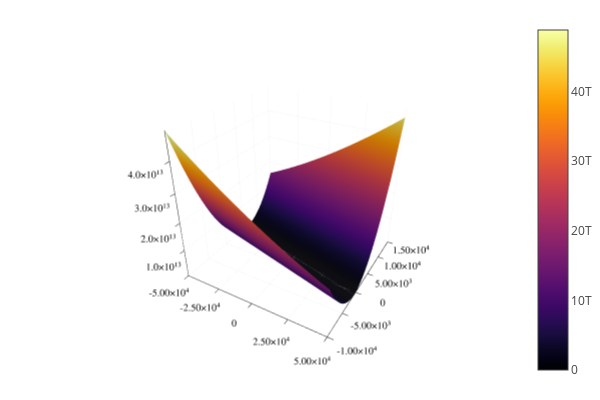

The notebook cell this image was saved under:
### Markdown cell above
Plot the **objective function**:

### Code cell
using Plots

function f(x,y) 
    sum((A[:,1]*x+A[:,2]*y-b)*transpose((A[:,1]*x+A[:,2]*y-b)))
end
plotlyjs()
surface(-50000:1000:50000,-10000:100:15000, f)

### Figure 1 — Plotly figure (JSON) as saved in the notebook; plotly's stock layout.template omitted (floating-point values rounded to 4 significant figures; data arrays with more than 128 entries replaced by an {"elided": "..."} marker saying what was removed)
{"data": [{"colorbar": {"title": ""}, "colorscale": {"elided": "256x2 mixed values"}, "hoverinfo": "none", "name": "y1", "opacity": null, "scene": "scene", "showlegend": false, "showscale": true, "type": "surface", "x": [-50000, -49000, -48000, -47000, -46000, -45000, -44000, -43000, -42000, -41000, -40000, -39000, -38000, -37000, -36000, -35000, -34000, -33000, -32000, -31000, -30000, -29000, -28000, -27000, -26000, -25000, -24000, -23000, -22000, -21000, -20000, -19000, -18000, -17000, -16000, -15000, -14000, -13000, -12000, -11000, -10000, -9000, -8000, -7000, -6000, -5000, -4000, -3000, -2000, -1000, 0, 1000, 2000, 3000, 4000, 5000, 6000, 7000, 8000, 9000, 10000, 11000, 12000, 13000, 14000, 15000, 16000, 17000, 18000, 19000, 20000, 21000, 22000, 23000, 24000, 25000, 26000, 27000, 28000, 29000, 30000, 31000, 32000, 33000, 34000, 35000, 36000, 37000, 38000, 39000, 40000, 41000, 42000, 43000, 44000, 45000, 46000, 47000, 48000, 49000, 50000], "xaxis": "x", "y": {"elided": "251 int values"}, "yaxis": "y", "z": {"elided": "251x101 float values"}, "zaxis": "z", "zmax": 48830000000000.0, "zmin": 643500.0}], "layout": {"annotations": [], "height": 400, "legend_position": {"bgcolor": "rgba(255, 255, 255, 1.000)", "bordercolor": "rgba(0, 0, 0, 1.000)", "borderwidth": 1, "font": {"color": "rgba(0, 0, 0, 1.000)", "family": "sans-serif", "size": 11}, "title": {"font": {"color": "rgba(0, 0, 0, 1.000)", "family": "sans-serif", "size": 15}, "text": ""}, "tracegroupgap": 0, "traceorder": "normal", "x": 1, "xanchor": "auto", "y": 1, "yanchor": "auto"}, "margin": {"b": 20, "l": 0, "r": 0, "t": 20}, "paper_bgcolor": "rgba(255, 255, 255, 1.000)", "plot_bgcolor": "rgba(255, 255, 255, 1.000)", "scene": {"camera": {"eye": {"x": 1.126, "y": -1.95, "z": 1.3}}, "domain": {"x": [0.1399, 0.9934], "y": [0.03762, 0.9902]}, "xaxis": {"gridcolor": "rgba(0, 0, 0, 0.100)", "gridwidth": 0.5, "linecolor": "rgba(0, 0, 0, 1.000)", "mirror": false, "range": [-50000, 50000], "showgrid": true, "showline": true, "showticklabels": true, "tickangle": 0, "tickcolor": "rgb(0, 0, 0)", "tickfont": {"color": "rgba(0, 0, 0, 1.000)", "family": "sans-serif", "size": 11}, "tickmode": "array", "ticks": "inside", "ticktext": ["-5.00×10⁴", "-2.50×10⁴", "0", "2.50×10⁴", "5.00×10⁴"], "tickvals": [-50000, -25000, 0, 25000, 50000], "title": "", "titlefont": {"color": "rgba(0, 0, 0, 1.000)", "family": "sans-serif", "size": 15}, "type": "-", "visible": true, "zeroline": false, "zerolinecolor": "rgba(0, 0, 0, 1.000)"}, "yaxis": {"gridcolor": "rgba(0, 0, 0, 0.100)", "gridwidth": 0.5, "linecolor": "rgba(0, 0, 0, 1.000)", "mirror": false, "range": [-10000, 15000], "showgrid": true, "showline": true, "showticklabels": true, "tickangle": 0, "tickcolor": "rgb(0, 0, 0)", "tickfont": {"color": "rgba(0, 0, 0, 1.000)", "family": "sans-serif", "size": 11}, "tickmode": "array", "ticks": "inside", "ticktext": ["-1.00×10⁴", "-5.00×10³", "0", "5.00×10³", "1.00×10⁴", "1.50×10⁴"], "tickvals": [-10000, -5000, 0, 5000, 10000, 15000], "title": "", "titlefont": {"color": "rgba(0, 0, 0, 1.000)", "family": "sans-serif", "size": 15}, "type": "-", "visible": true, "zeroline": false, "zerolinecolor": "rgba(0, 0, 0, 1.000)"}, "zaxis": {"gridcolor": "rgba(0, 0, 0, 0.100)", "gridwidth": 0.5, "linecolor": "rgba(0, 0, 0, 1.000)", "mirror": false, "range": [643500.0, 48830000000000.0], "showgrid": true, "showline": true, "showticklabels": true, "tickangle": 0, "tickcolor": "rgb(0, 0, 0)", "tickfont": {"color": "rgba(0, 0, 0, 1.000)", "family": "sans-serif", "size": 11}, "tickmode": "array", "ticks": "inside", "ticktext": ["1.0×10¹³", "2.0×10¹³", "3.0×10¹³", "4.0×10¹³"], "tickvals": [10000000000000, 20000000000000, 30000000000000, 40000000000000], "title": "", "titlefont": {"color": "rgba(0, 0, 0, 1.000)", "family": "sans-serif", "size": 15}, "type": "-", "visible": true, "zeroline": false, "zerolinecolor": "rgba(0, 0, 0, 1.000)"}}, "showlegend": true, "width": 600}}
